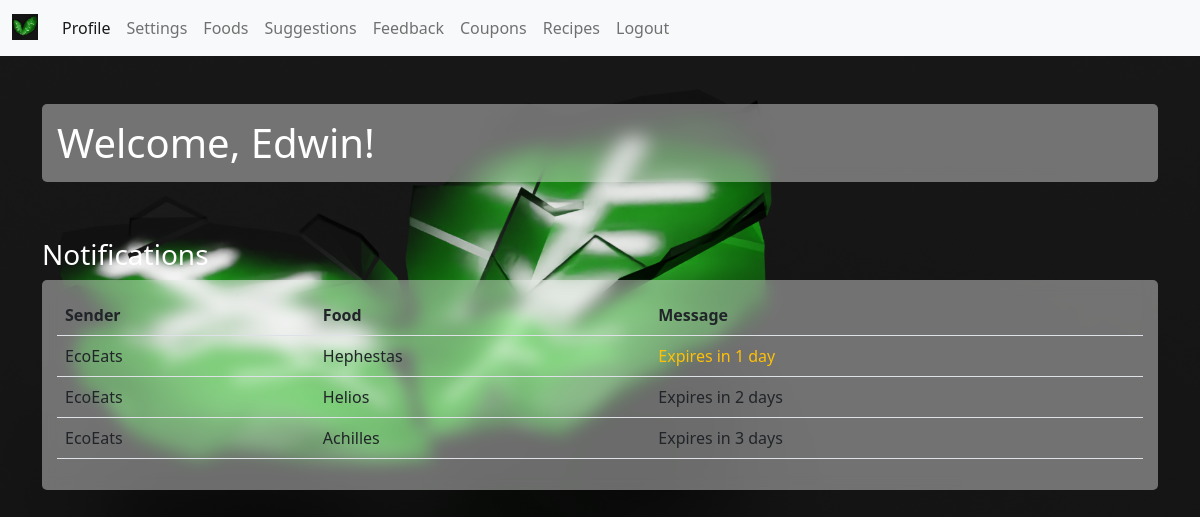
The page /profile (signed in) on the database as committed earlier.
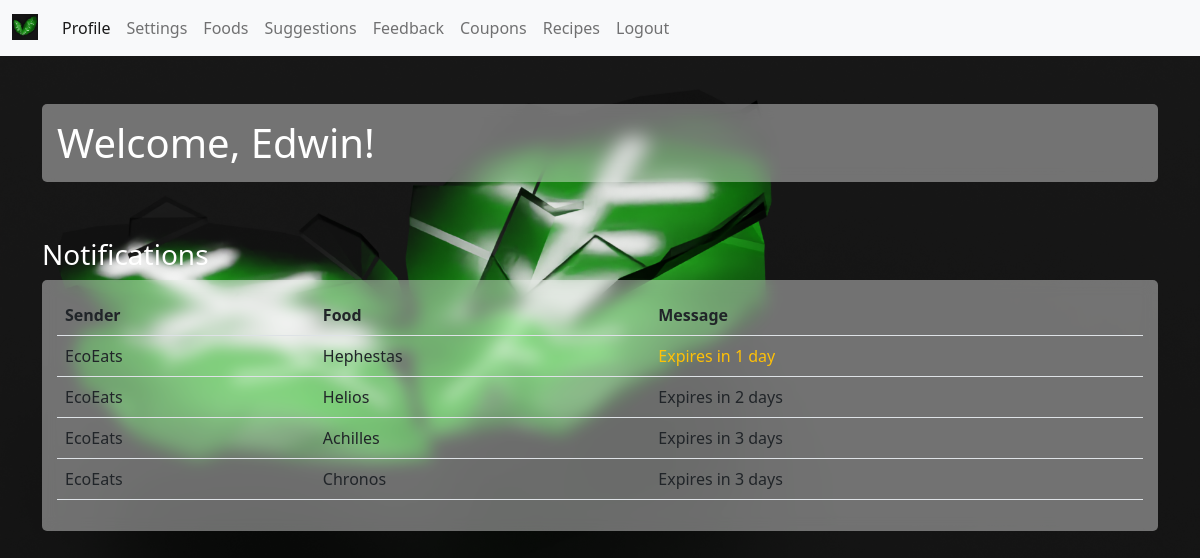
The same page on the database as committed later.
### app/models.py (models this page shows, shortened)
class Users(db.Model, UserMixin):
    id = db.Column(db.Integer, primary_key=True)
    username = db.Column(db.String(100), nullable=False, unique=True)
    email = db.Column(db.String(100), nullable=False, unique=True)
    date_added = db.Column(db.DateTime, default=datetime.utcnow)
    password_hash = db.Column(db.String(128))
    foods = db.relationship('Foods', backref='user')
    @property
    def password(self):
        raise AttributeError('Password is not a readable attribute!')

class Foods(db.Model):
    id = db.Column(db.Integer, primary_key=True)
    name = db.Column(db.String(100), nullable=False)
    expiry_date = db.Column(db.DateTime, nullable=False)
    date_added = db.Column(db.DateTime, default=datetime.utcnow)
    user_id = db.Column(db.Integer, db.ForeignKey('users.id'))

### app/views.py (the view)
@views.route('/profile')
@login_required
def profile():
    foods = Foods.query.order_by(Foods.expiry_date)
    mails = []
    current = date.today()
    for food in foods:
        expiry = food.expiry_date.date()
        delta = expiry - current
        if current_user.id == food.user.id and delta.days >= 1 and delta.days <= 3:
            mails.append(food)
    return render_template('profile.html', mails=mails, date_current=current)

### app/__init__.py (called while the page is built)
@login_manager.user_loader
def load_user(user_id):
    return Users.query.get(int(user_id))

### app/templates/profile.html (shortened to what this page needs)
<!DOCTYPE html>
<html lang="en">
<head>
  <link rel="stylesheet" , type="text/css" , href="../static/landing_page.css">
</head>
<body class="background white-text bg-dark">
  {% extends 'base.html' %}
  {% set active = 'profile' %}
  {% block content %}
  <h1 class="blurAnimation blur">Welcome, {{ current_user.username|title }}!</h1>
  <br>
  <br>
  <h3>Notifications</h3>
  {% if mails %}
  <div class="blur">
    <table class="table">
      <thead>
        <tr>
          <th scope="col">Sender</th>
          <th scope="col">Food</th>
          <th scope="col">Message</th>
        </tr>
      </thead>
      <tbody>
        {% for mail in mails %}
        <tr>
          <td> EcoEats </td>
          <td> {{ mail.name }} </td>
          {% if (mail.expiry_date.date() - date_current).days == 1 %}
          <td class="text-warning"> Expires in 1 day </td>
          {% elif (mail.expiry_date.date() - date_current).days > 1 %}
          <td> Expires in {{ (mail.expiry_date.date() - date_current).days }} days </td>
          {% else %}
          <td class="text-danger"> Expired </td>
          {% endif %}
        </tr>
        {% endfor %}
      </tbody>
    </table>
  </div>
  {% else %}
  <div class="white-text">You have no current notifications.</div>
  {% endif %}
  {% endblock %}

### app/templates/base.html (shortened to what this page needs)
<!DOCTYPE html>
<html lang="en">
<head>
</head>
</head>
<body>
    {% include 'navbar.html' %}
    <br>
    <br>
    <div class="container">
        {% block content %}
        {% endblock %}
    </div>
</body>
</html>

### app/templates/navbar.html (shortened to what this page needs)
<!DOCTYPE html>
<html lang="en">
<head>
  <link href="https://cdn.jsdelivr.net/npm/bootstrap@5.2.0/dist/css/bootstrap.min.css" rel="stylesheet"
>
</head>
<body>
  {% set logged_in_items = [
    ('views.profile', 'profile', 'Profile'),
    ('views.settings', 'settings', 'Settings'),
    ('views.foods', 'foods', 'Foods'),
    ('views.suggestions', "suggestions", "Suggestions"),
    ('views.feedback', "feedback", "Feedback"),
    ('views.coupons', 'coupons', 'Coupons'),
    ('views.recipes', 'recipes', 'Recipes')
  ] %}
  {% set active = active|default('views.index') %}
  <nav class="navbar navbar-expand-lg navbar-light bg-light">
    <div class="container-fluid">
      <a class="navbar-brand" href="{{ url_for('views.index') }}">
        <img src="/static/favicon3.png" alt="" width="26" height="26" class="d-inline-block align-text-top">
      </a>
      <div class="collapse navbar-collapse" id="navbarSupportedContent">
        <ul class="navbar-nav me-auto mb-2 mb-lg-0">
          {% if current_user.is_authenticated %}
          {% for href, page, title in logged_in_items %}
          <li class="nav-item">
            <a {% if page==active %} class="nav-link active" aria-current="page" {% else %} class="nav-link" {% endif %}
              href="{{ url_for(href) }}">{{ title }}</a>
          </li>
          {% endfor %}
          <li class="nav-item">
            <a class="nav-link" href="{{ url_for('views.logout') }}">Logout</a>
          </li>
          {% endif %}
        </ul>
      </div>
    </div>
  </nav>
</body>
</html>

### app/static/landing_page.css (style rules this page uses)
html { margin: 0px; padding: 0px; }
.background { background-image: url(logo3.png); background-repeat: no-repeat; background-size: cover; }
.white-text { color: white; }
.blur { border-radius: 5px; background-color: rgba(255, 255, 255, 0.4); backdrop-filter: blur(8px); padding: 15px; }
.blurAnimation { animation-name: blurAnimation; animation-duration: 1.5s; }

Rows that differ between the two databases and show on the page:
added Foods: name "Chronos", (mail.expiry_date.date()-date_current).days "3"
